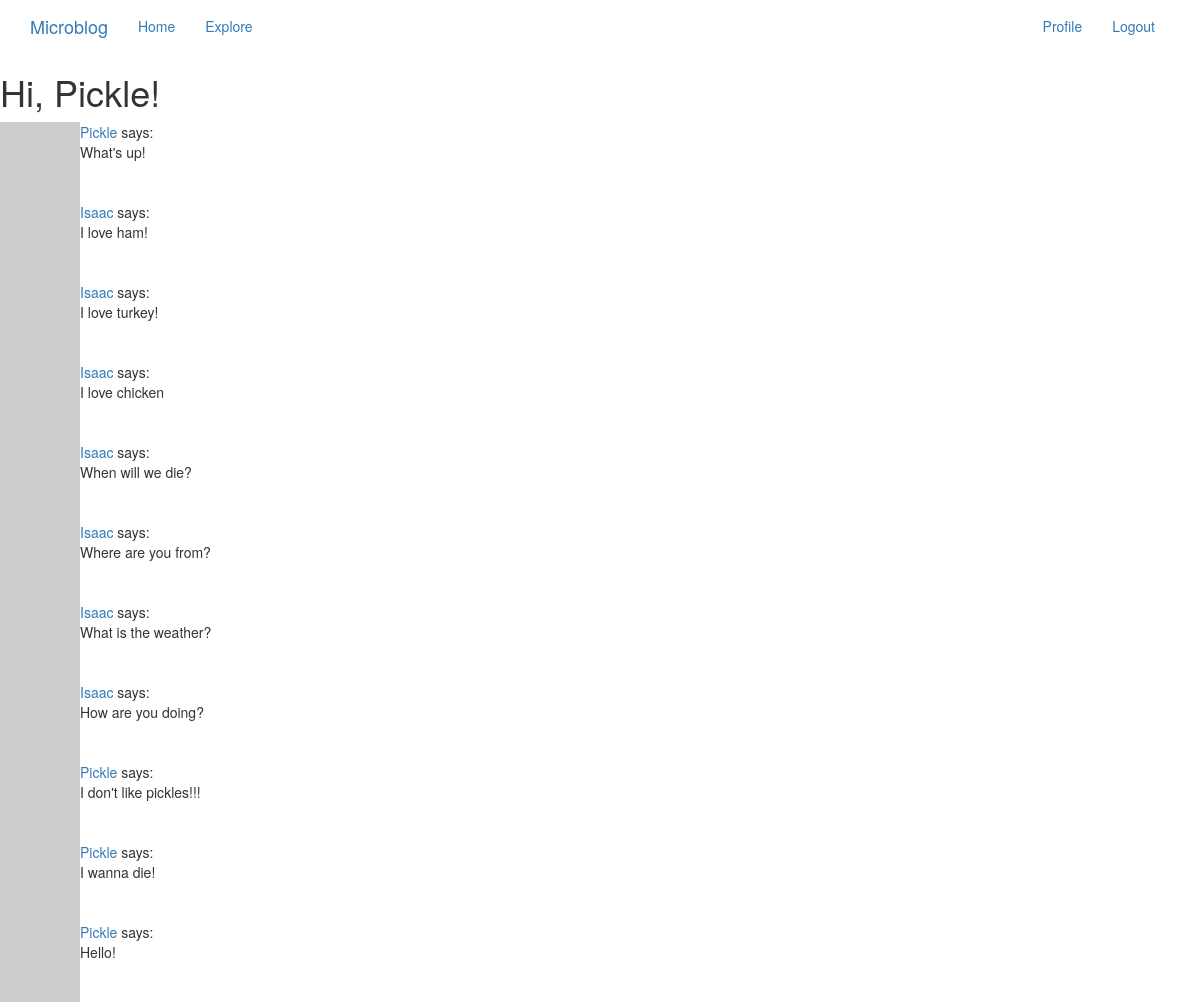
Screenshot of /explore (signed in) with the database file from the repository.
### app/models.py (models this page shows, shortened)
class User(UserMixin, db.Model):
    id = db.Column(db.Integer, primary_key=True)
    username = db.Column(db.String(64), index=True, unique=True)
    email = db.Column(db.String(120), index=True, unique=True)
    password_hash = db.Column(db.String(128))
    posts = db.relationship('Post', backref='author', lazy='dynamic')
    about_me = db.Column(db.String(140))
    last_seen = db.Column(db.DateTime, default=datetime.utcnow)
    followed = db.relationship(
        'User', secondary=followers,
        primaryjoin=(followers.c.follower_id == id),
        secondaryjoin=(followers.c.followed_id == id),
        backref=db.backref('followers', lazy='dynamic'), lazy='dynamic')
    def avatar(self, size):
        digest = md5(self.email.lower().encode('utf-8')).hexdigest()
        return f'https://www.gravatar.com/avatar/{digest}?d=retro&s={size}'

class Post(db.Model):
    id = db.Column(db.Integer, primary_key=True)
    body = db.Column(db.String(140))
    timestamp = db.Column(db.DateTime, index=True, default=datetime.utcnow)
    user_id = db.Column(db.Integer, db.ForeignKey('user.id'))

### app/routes.py (the view)
@app.route('/explore')
@login_required
def explore():
    page = request.args.get('page', 1, type=int)
    posts = Post.query.order_by(Post.timestamp.desc()).paginate(
        page, app.config['POSTS_PER_PAGE'], False)
    next_url = url_for('index', page=posts.next_num) \
        if posts.has_next else None
    prev_url = url_for('index', page=posts.prev_num) \
        if posts.has_prev else None
    return render_template('index.html', title='Explore', posts=posts.items,
                            next_url=next_url, prev_url=prev_url)

### app/models.py (called while the page is built)
@login.user_loader
def load_user(id):
    return User.query.get(int(id))

### app/routes.py (called while the page is built)
@app.before_request
def before_request():
    if current_user.is_authenticated:
        current_user.last_seen = datetime.utcnow()
        db.session.commit()

### app/templates/index.html (shortened to what this page needs)
{% extends "base.html" %}
{% block content %}
    <h1>Hi, {{ current_user.username }}!</h1>
    {% for post in posts %}
            {% include '_post.html' %}
    {% endfor %}
{% endblock %}

### app/templates/_post.html
<table>
    <tr valign='top'>
        <td><img src="{{ post.author.avatar(36) }}"></td>
        <td>
            <a href="{{ url_for('user', username=post.author.username) }}">
                {{ post.author.username }}
            </a>
            says:<br>{{ post.body }}
        </td>
    </tr>
</table>

### rows the page displays
User: username "Pickle"
Post: author.username "Pickle", body "What's up!"
Post: author.username "Isaac", body "I love ham!"
Post: author.username "Isaac", body "I love turkey!"
Post: author.username "Isaac", body "I love chicken"
Post: author.username "Isaac", body "When will we die?"
Post: author.username "Isaac", body "Where are you from?"
Post: author.username "Isaac", body "What is the weather?"
Post: author.username "Isaac", body "How are you doing?"
Post: author.username "Pickle", body "I don't like pickles!!!"
Post: author.username "Pickle", body "I wanna die!"
Post: author.username "Pickle", body "Hello!"
